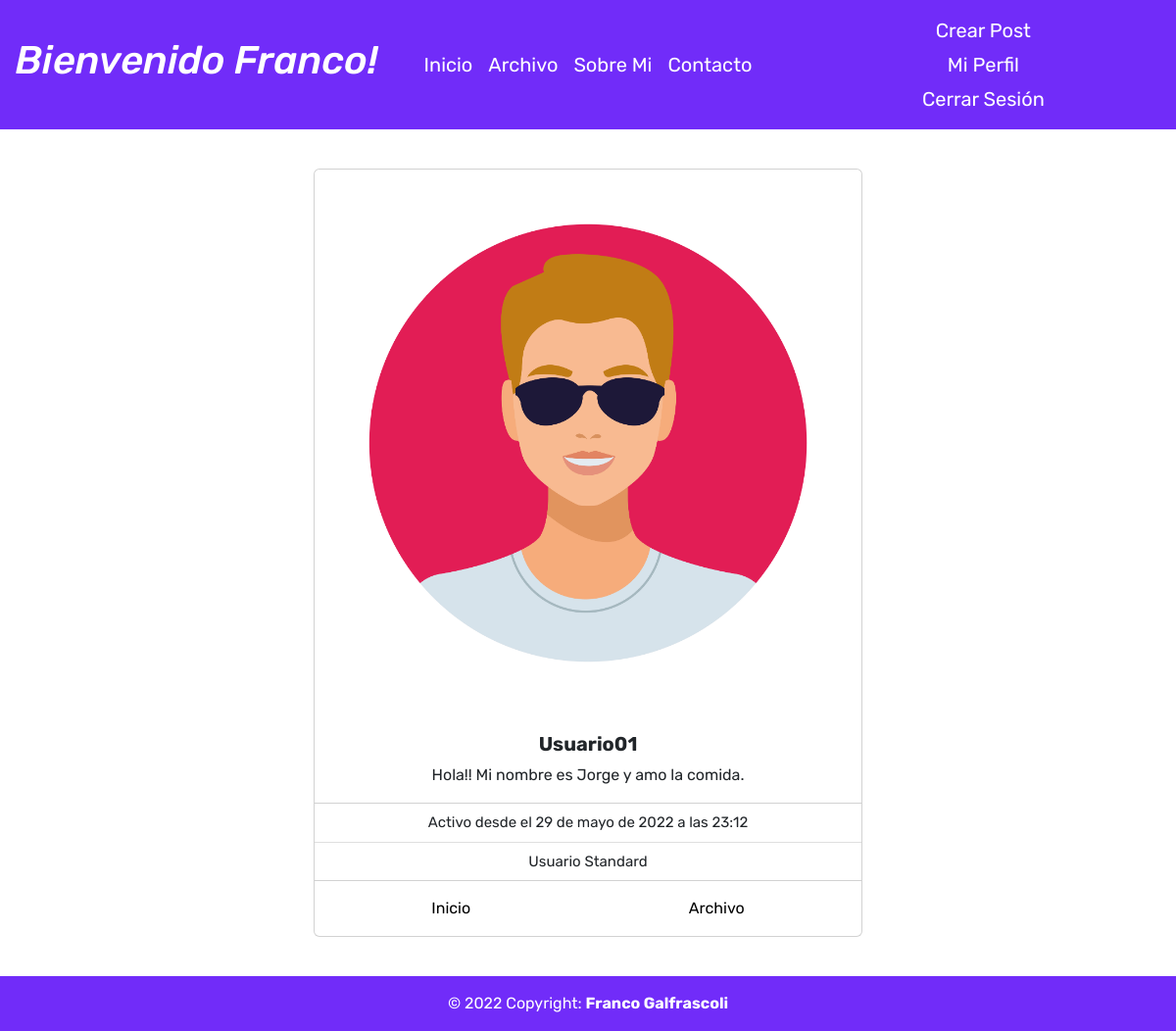
Page /usuarios/2/perfil/ (signed in) on the committed database.
### usuarios/models.py (models this page shows, shortened)
class PerfilUsuario(models.Model):
    usuario = models.OneToOneField(User, null=True, on_delete=models.CASCADE)
    biografia = models.TextField(max_length=600, default='No hay nada por aquí...')
    avatar = models.ImageField(default='avatar/default.jpg', upload_to='avatar', null=True)

### usuarios/views.py (the view)
# urls.py: path('<int:pk>/perfil/', login_required(Perfil.as_view(template_name="registration/perfil_pagina.html")), name='Perfil'),
class Perfil(DetailView):
    model = PerfilUsuario
    template_name = 'registration/perfil_pagina.html'

### usuarios/templates/registration/perfil_pagina.html (shortened to what this page needs)
{% extends 'blogdefranco/base.html' %}
{% block body %}
<div class="container py-4 blogdefranco">
    <div class="container h-100 d-flex justify-content-center align-items-center py-3">
        <div class="card" style="width: 35rem;">
            <img src="{{ perfilusuario.avatar.url }}" class="card-img-top rounded img-responsive"alt="avatar">
            <div class="card-body">
                <h5 class="card-title text-center text-capitalize" style="font-weight: bold">{{ perfilusuario.usuario }}</h5>
                <p class="card-text text-center">{{perfilusuario.biografia}}</p>
            </div>
            <ul class="list-group list-group-flush">
                <li class="list-group-item text-center" style="font-size:15px">Activo desde el {{ perfilusuario.usuario.date_joined }}</li>
                {% if perfilusuario.usuario.is_staff == False %}
                <li class="list-group-item text-center" style="font-size:15px">Usuario Standard</li>
                {% else %}
                <li class="list-group-item text-center" style="font-size:15px">Usuario Administrador</li>
                {% endif %}
            </ul>
            <div class="card-body d-flex justify-content-around">
                {% if user.is_authenticated %}
                    {% if user.id == perfilusuario.usuario.id %}
                        <a href="{% url 'Inicio' %}" class="card-link" style="text-decoration:none; color: black;">Inicio</a>
                        <a href="{% url 'Editar Perfil' perfilusuario.usuario.id %}" class="card-link ml-auto" style="text-decoration:none; color: black;">Editar</a>
                    {% else %}
                        <a href="{% url 'Inicio' %}" class="card-link" style="text-decoration:none; color: black;">Inicio</a>
                        <a href="{% url 'All Posts' %}" class="card-link" style="text-decoration:none; color: black;">Archivo</a>
                    {% endif %}
                {% endif %}
            </div>
        </div>
    </div>
</div>
{% endblock %}

### blogdefranco/templates/blogdefranco/base.html (shortened to what this page needs)
{% load static %}
<!doctype html>
<html lang="es">
  <head>
    <link href="https://cdn.jsdelivr.net/npm/bootstrap@5.2.0-beta1/dist/css/bootstrap.min.css" rel="stylesheet">
  </head>
  <body style="height: 100vh; display: flex; flex-direction: column; font-family: 'Rubik', sans-serif; background-color: #fff;">
    <nav class="navbar navbar-expand-lg" style="color: #fff; background-color: #712cf9;">
      <div class="container-fluid d-flex align-items-center justify-content-between" style=" color: #fff">
        <div class="container d-flex align-items-center justify-content-center" style="padding-left: 0;">
          {% if user.is_authenticated %}
            <a href="{% url 'Inicio' %}" style="color: #fff; text-decoration:none"><h1><i>Bienvenido {{user.first_name}}!</i></h1></a>
          {% else %}
            <a href="{% url 'Inicio' %}" style="color: #fff; text-decoration:none"><h1>Blog de Franco</h1></a>
          {% endif %}
        </div>
        <div class="container d-flex align-items-center justify-content-center" style="color: #fff">
              <ul class="navbar-nav align-items-center" style="font-size: 20px; color: #fff; padding-left:0; padding-right:0">
                <li class="nav-item">
                  <a class="nav-link active" aria-current="page" href="{% url 'Inicio' %}" style="color: #fff;" >Inicio</a>
                </li>
                <li class="nav-item">
                  <a class="nav-link active" aria-current="page" href="{% url 'All Posts' %}" style="color: #fff;" >Archivo</a>
                </li>
                <li class="nav-item ">
                  <a class="nav-link active" aria-current="page" href="{% url 'Sobre Mi' %}" style="color: #fff;">Sobre Mi</a>
                </li>
                <li class="nav-item ">
                  <a class="nav-link active" aria-current="page" href="{% url 'Contacto' %}" style="color: #fff;">Contacto</a>
                </li>
              </ul>
        </div>
        <div class="container d-flex align-items-center text-center justify-content-center" style="color: #fff; padding-right:0">
              <ul class="navbar-nav" style="list-style: none;color: #fff; font-size: 20px;">
                <li class="nav-item" style="color: #fff;">
                  {% if user.is_authenticated %}
                    {% if request.user.is_staff %}
                      <a class="nav-link active" aria-current="page" href="{% url 'Crear Post' %}" style="color: #fff; padding-bottom:0px;  padding-right:0">Crear Post</a>
                      <a class="nav-link active" aria-current="page" href="{% url 'Perfil' user.id %}" style="color: #fff; padding-bottom:0px; padding-top:5px;  padding-right:0">Mi Perfil</a>
                      <a class="nav-link active" aria-current="page" href="{% url 'logout' %}" style="color: #fff; padding-top:5px;  padding-right:0">Cerrar Sesión</a>
                    {% else %}
                      <a class="nav-link active" aria-current="page" href="{% url 'Perfil' user.id %}" style="color: #fff; padding-bottom:0px;  padding-right:0">Mi Perfil</a>
                      <a class="nav-link active" aria-current="page" href="{% url 'logout' %}" style="color: #fff; padding-top:5px;  padding-right:0">Cerrar Sesión</a>
                    {% endif %}
                  {% else %}
                    <a class="nav-link" aria-current="page" href="{% url 'login' %}" style="color: #fff; padding-bottom:0px;  padding-right:0">Iniciar Sesión</a>
                    <a class="nav-link" aria-current="page" href="{% url 'Registrarse' %}" style="color: #fff; padding-top:5px;  padding-right:0">Registrarse</a>
                  {% endif %}
                </li>
              </ul>
        </div>
      </div>
    </nav>
    {% block body %}
    {% endblock %}
    <footer class="text-center text-white" style="margin-top: auto; background-color: #712cf9">
      <div class="text-center p-3">
        <a class="text-white" style="text-decoration: none;" href="{% url 'Sobre Mi' %}">© 2022 Copyright: <strong>Franco Galfrascoli</strong></a>
      </div>
    </footer>
  </body>
</html>

### blogdefranco/templates/blogdefranco/base.html (style rules this page uses)
html { overflow-y: scroll; }
.blogdefranco { animation-name: blogdefranco !important; animation-duration: 3s; }

### rows in the picture
PerfilUsuario: avatar (placeholder picture), usuario "Usuario01", biografia "Hola!! Mi nombre es Jorge y amo la comida.", usuario.date_joined "29 de mayo de 2022 a las 23:12"

### other values in the picture
{{ user.first_name }} "Franco"
